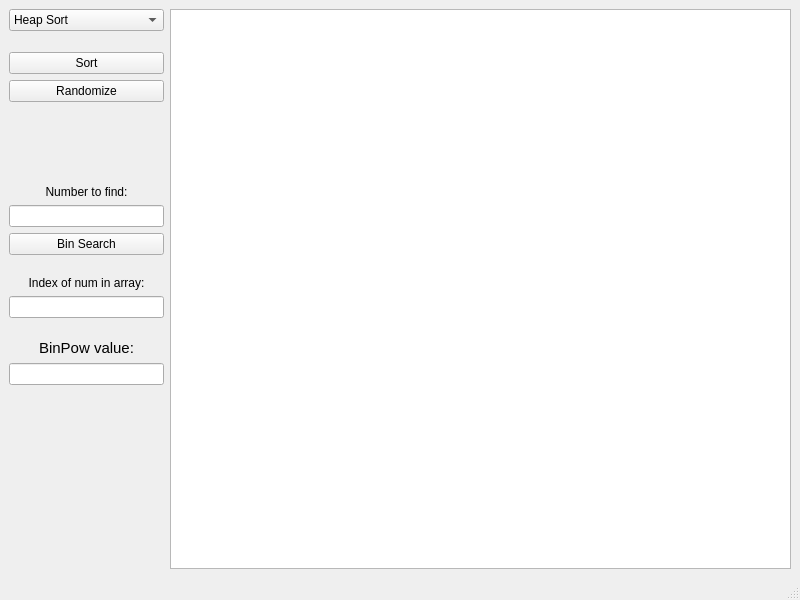
<?xml version="1.0" encoding="UTF-8"?>
<ui version="4.0">
 <class>MainWindow</class>
 <widget class="QMainWindow" name="MainWindow">
  <property name="geometry">
   <rect>
    <x>0</x>
    <y>0</y>
    <width>800</width>
    <height>600</height>
   </rect>
  </property>
  <property name="windowTitle">
   <string>MainWindow</string>
  </property>
  <widget class="QWidget" name="centralwidget">
   <layout class="QGridLayout" name="gridLayout">
    <item row="0" column="0" rowspan="2">
     <layout class="QGridLayout" name="gridLayout_2" rowstretch="0,1,0,0,5,0,0,0,1,0,0,1,0,0,12" columnstretch="1,4">
      <item row="8" column="0">
       <spacer name="verticalSpacer_4">
        <property name="orientation">
         <enum>Qt::Vertical</enum>
        </property>
        <property name="sizeHint" stdset="0">
         <size>
          <width>20</width>
          <height>40</height>
         </size>
        </property>
       </spacer>
      </item>
      <item row="6" column="0">
       <widget class="QLineEdit" name="binsearch_lineEdit"/>
      </item>
      <item row="9" column="0">
       <widget class="QLabel" name="index_label">
        <property name="text">
         <string>Index of num in array:</string>
        </property>
        <property name="alignment">
         <set>Qt::AlignCenter</set>
        </property>
       </widget>
      </item>
      <item row="14" column="0">
       <spacer name="verticalSpacer">
        <property name="orientation">
         <enum>Qt::Vertical</enum>
        </property>
        <property name="sizeHint" stdset="0">
         <size>
          <width>20</width>
          <height>40</height>
         </size>
        </property>
       </spacer>
      </item>
      <item row="0" column="0">
       <widget class="QComboBox" name="sorts_comboBox">
        <item>
         <property name="text">
          <string>Heap Sort</string>
         </property>
        </item>
        <item>
         <property name="text">
          <string>Quick Sort</string>
         </property>
        </item>
        <item>
         <property name="text">
          <string>Merge Sort</string>
         </property>
        </item>
        <item>
         <property name="text">
          <string>Interpolation Sort</string>
         </property>
        </item>
       </widget>
      </item>
      <item row="7" column="0">
       <widget class="QPushButton" name="binSearch">
        <property name="text">
         <string>Bin Search</string>
        </property>
       </widget>
      </item>
      <item row="11" column="0">
       <spacer name="verticalSpacer_5">
        <property name="orientation">
         <enum>Qt::Vertical</enum>
        </property>
        <property name="sizeHint" stdset="0">
         <size>
          <width>20</width>
          <height>40</height>
         </size>
        </property>
       </spacer>
      </item>
      <item row="4" column="0">
       <spacer name="verticalSpacer_3">
        <property name="orientation">
         <enum>Qt::Vertical</enum>
        </property>
        <property name="sizeHint" stdset="0">
         <size>
          <width>20</width>
          <height>40</height>
         </size>
        </property>
       </spacer>
      </item>
      <item row="3" column="0">
       <widget class="QPushButton" name="random_btn">
        <property name="text">
         <string>Randomize</string>
        </property>
       </widget>
      </item>
      <item row="2" column="0">
       <widget class="QPushButton" name="sort_btn">
        <property name="text">
         <string>Sort</string>
        </property>
       </widget>
      </item>
      <item row="12" column="0">
       <widget class="QLabel" name="label_2">
        <property name="font">
         <font>
          <pointsize>11</pointsize>
         </font>
        </property>
        <property name="text">
         <string>BinPow value:</string>
        </property>
        <property name="alignment">
         <set>Qt::AlignCenter</set>
        </property>
       </widget>
      </item>
      <item row="10" column="0">
       <widget class="QLineEdit" name="index_lineEdit"/>
      </item>
      <item row="0" column="1" rowspan="15">
       <widget class="QGraphicsView" name="graphicsView"/>
      </item>
      <item row="5" column="0">
       <widget class="QLabel" name="label">
        <property name="text">
         <string>Number to find:</string>
        </property>
        <property name="alignment">
         <set>Qt::AlignCenter</set>
        </property>
       </widget>
      </item>
      <item row="1" column="0">
       <spacer name="verticalSpacer_2">
        <property name="orientation">
         <enum>Qt::Vertical</enum>
        </property>
        <property name="sizeHint" stdset="0">
         <size>
          <width>20</width>
          <height>40</height>
         </size>
        </property>
       </spacer>
      </item>
      <item row="13" column="0">
       <widget class="QLineEdit" name="binPow_lineEdit">
        <property name="readOnly">
         <bool>true</bool>
        </property>
       </widget>
      </item>
     </layout>
    </item>
   </layout>
  </widget>
  <widget class="QMenuBar" name="menubar">
   <property name="geometry">
    <rect>
     <x>0</x>
     <y>0</y>
     <width>800</width>
     <height>22</height>
    </rect>
   </property>
  </widget>
  <widget class="QStatusBar" name="statusbar"/>
 </widget>
 <resources/>
 <connections/>
</ui>
